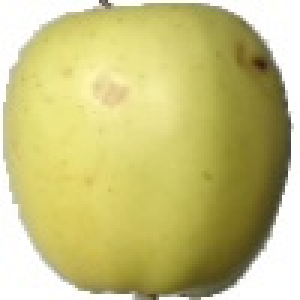
#> input picture Dataset/Training/AppleGolden/115_100.jpg, 100 x 100 px, found by its file name (shown 3 times larger); its folder holds only this picture in this run
$ python visualization.py
#> lines starting #> are read from the running program, lines starting #| are printed output that depends on the picture
import os
import pandas as pd
import matplotlib.pyplot as plt
import seaborn as sns
from PIL import Image

# Function to load images and labels
def load_dataset(folder_path):
    data = []
    labels = []
    for label in os.listdir(folder_path):
        label_path = os.path.join(folder_path, label)
        for image_file in os.listdir(label_path):
            image_path = os.path.join(label_path, image_file)
            data.append(image_path)
            labels.append(label)
    return pd.DataFrame({'Image_Path': data, 'Label': labels})

# Create a folder to save plots
if not os.path.exists('plots'):
    os.makedirs('plots')

# Load the dataset from the folder
dataset_path = r'fruitData/Training'
df = load_dataset(dataset_path)

# Display basic information about the dataset
print("Number of classes:", df['Label'].nunique())
print("Total images in Training dataset:", len(df))

# Visualize class distribution
plt.figure(figsize=(12, 6))
sns.countplot(x='Label', data=df)
plt.title('Class Distribution-Training Dataset')
plt.xticks(rotation=90)
plt.savefig('plots/class_distribution_training.png')
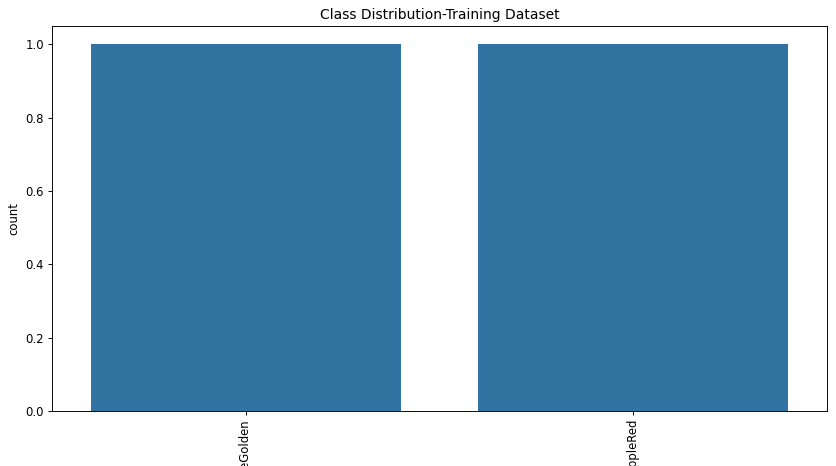
#> figure drawn by matplotlib, 1 panel
plt.show()

# Display sample images for each class
fig, axes = plt.subplots(4, 11, figsize=(20, 8))
for i, (label, group) in enumerate(df.groupby('Label')):
    ax = axes[i // 11, i % 11]
    image_path = group['Image_Path'].iloc[0]
    image = Image.open(image_path)
#> image is the input picture: PIL image 100x100 RGB; mean R, G, B 200.2, 193.8, 125.8
    ax.imshow(image)
    ax.axis('off')
    ax.set_title(label)
plt.savefig('plots/sample_images_training.png')
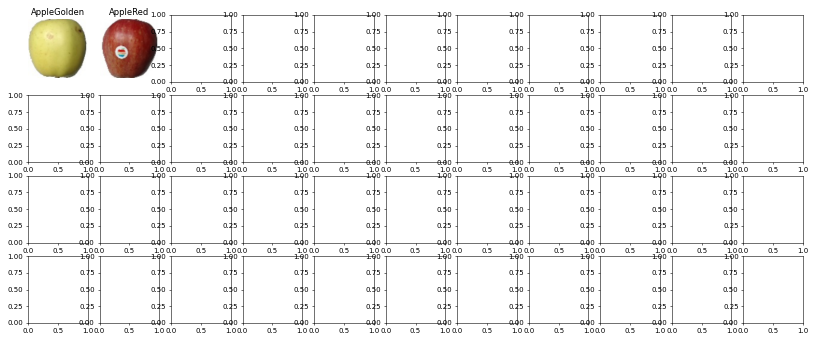
#> figure drawn by matplotlib, 2 panels
plt.show()

# Check for outliers based on the number of images per class
plt.figure(figsize=(12, 6))
sns.boxplot(x='Label', y=df.groupby('Label')['Image_Path'].transform('count'), data=df)
plt.title('Outlier Detection')
plt.xticks(rotation=90)
plt.savefig('plots/outlier_detection.png')
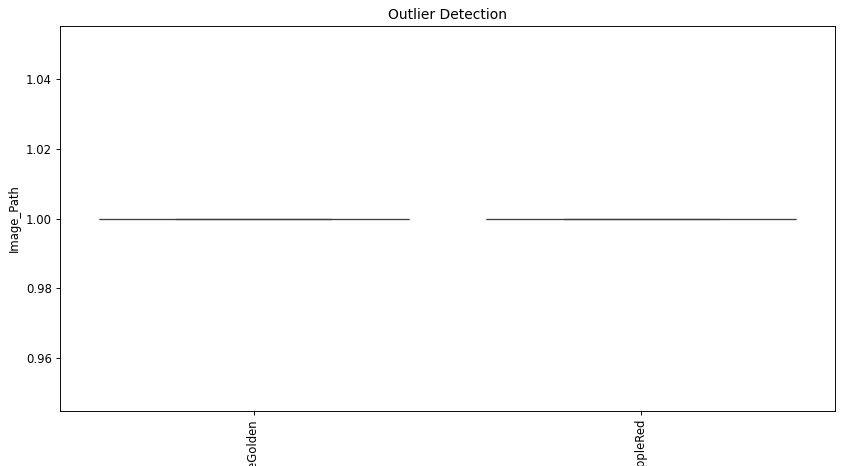
#> figure drawn by matplotlib, 1 panel
plt.show()

### Testing Dataset

# Load the dataset from the folder
dataset_path = r'fruitData/Test'
df_test = load_dataset(dataset_path)
#> (the run stopped early here; a loop or call above may not have finished)
